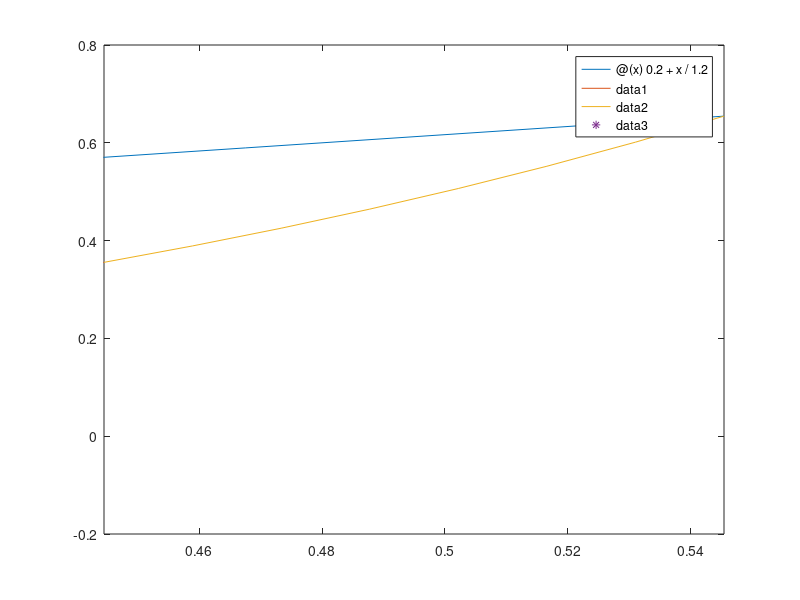

MATLAB code for this plot:
%% Y and Y1 %%
Y=zeros(123,123);
Y(1,31)=1;Y(2,59)=2;Y(3,98)=1;Y(4,87)=2;Y(5,71)=1;Y(6,123)=2;Y(7,78)=5;Y(8,80)=5;Y(9,56)=5;Y(10,49)=2;Y(11,35)=1;Y(12,41)=2;Y(13,43)=2;Y(14,44)=2;Y(15,47)=10;Y(16,53)=2;Y(17,65)=1;
Y(18,68)=5;Y(19,70)=4;Y(20,72)=5;Y(21,91)=2;Y(22,84)=1;Y(23,96)=5;Y(24,100)=2;Y(25,103)=1;Y(26,108)=1;Y(27,112)=5;Y(28,115)=1;Y(29,118)=4;Y(30,122)=0.2;Y(31,34)=5;Y(32,33)=5;
Y(33,34)=2;Y(34,38)=1;Y(35,36)=4;Y(36,37)=5;Y(37,38)=2;Y(38,39)=5;Y(39,40)=1;Y(39,41)=5;Y(41,42)=10;Y(42,43)=5;Y(42,58)=2;Y(42,54)=2;Y(44,45)=1;Y(44,46)=5;Y(46,47)=2;Y(47,48)=2;Y(47,54)=2;Y(48,49)=5;Y(49,50)=5;Y(49,51)=1;Y(51,52)=5;Y(51,53)=1;Y(54,55)=1;Y(54,74)=10;Y(55,56)=4;Y(56,57)=1;Y(58,69)=1;Y(59,60)=1;Y(59,64)=10;Y(60,61)=5;Y(61,62)=4;Y(62,63)=1;Y(63,93)=0.5;Y(64,65)=5;Y(64,66)=2;Y(66,67)=5;Y(66,68)=0.5;Y(68,69)=10;Y(69,70)=2;Y(70,71)=1;Y(72,73)=4;Y(73,77)=2;Y(73,91)=2;Y(74,75)=1;Y(75,76)=5;Y(76,77)=1;Y(77,78)=2;Y(77,79)=1;Y(79,81)=5;Y(80,81)=4;Y(81,82)=4;Y(82,83)=2;Y(82,84)=1;Y(84,85)=4;Y(85,86)=5;Y(85,119)=2;Y(87,88)=1;Y(88,89)=2;
Y(89,90)=5;Y(90,91)=1;Y(91,92)=1;Y(92,109)=1;Y(93,94)=1;Y(94,95)=4;Y(94,99)=1;Y(95,96)=2;Y(96,97)=1;Y(97,98)=5;Y(99,100)=4;Y(99,101)=5;Y(101,102)=4;Y(101,104)=5;Y(102,103)=5;Y(104,105)=2;Y(105,106)=2;Y(105,109)=1;Y(106,107)=5;Y(107,108)=2;Y(109,110)=2;Y(109,113)=1;Y(110,111)=4;Y(111,112)=5;Y(113,114)=4;Y(113,116)=1;Y(114,115)=4;Y(116,117)=4;Y(116,119)=1;Y(117,118)=1;Y(118,120)=2;Y(120,121)=4;Y(121,122)=1;Y(121,123)=1;
Y=diag((Y+Y')*ones(123,1))-Y-Y'; %% Y is obtained %%

YSS=Y(1:10,1:10); YSL=Y(1:10, 11:123); YLS=YSL';YLL=Y(11:123,11:123);
K=diag([0.5 0.5 0.5 0.5 0.5 1 1 1 1 1]);
c=ones(1,10)*K^(-1)*YSS^(-1)*K^(-1)*ones(10,1);alpha=(ones(1,10)*K^(-1)*YSS^(-1)*YSL)';
Y1=YLL-YLS*YSS^(-1)*YSL+alpha*alpha'*c^(-1); %% Y1 is obtained %%
uref=3000;

%% The feasible regions proposed in this paper under %%

fplot(@(x)0.2+x/1.2,[0, 1.2/2.2]); hold on
fplot(@(x)x/0.8-0.2,[0.16, 0.8/1.8]);
fplot(@(x)x.^2./(1-x),[0.8/1.8, 1.2/2.2]);  %% the feasible proposed in this paper %%

%% T1, T2, s and r 
lambda=1.2; %% load factor (Fig. 5 can be obtained by $\lambda=1.2$ and $\lambda=1.4$)
pL=[3*ones(31,1);6*ones(31,1);2*ones(31,1)]*10000*lambda;
pM=[1; 1; 1; 1; 1; 1; 1; 2; 2; 2; 2; 2; 2; 3; 3; 3; 3; 3; 3; 3;]*20000;
T=Y1^(-1)*diag([-pM;pL])/uref/uref;  %% T is obtained 
T1=T.*(T>0); %% T1 is obtained 
T2=-T.*(T<0); %% T2 is obtained  
s=T1*ones(113,1);r=T2*ones(113,1); %% s and r are obtained 

%% Solvability condition: (s_i, r_i) should belongs to the proposed feasible region
plot(s,r,'*')


%% power low calculation (Newton-Raphson method)
x=ones(113,1);
for i=1:5
    x=x-(eye(113)-T*diag(x)^(-2))^(-1)*(x+T*diag(x)^(-1)*ones(113,1)-ones(113,1)); 
end
error=x+T*diag(x)^(-1)*ones(113,1)-ones(113,1);
max(abs(error))  %% if the error is less than 1e-10, the equation is solvable 
max(x)  %% the highest voltage among CPD's voltage
min(x)  %% the lowest voltage among CPD's voltage
u_L=uref*x; %% CPD's voltage is obtained 

i_S=ones(1,113)*([-pM;pL]./u_L)*(ones(1,10)*K^(-1)*ones(10,1))^(-1)*K^(-1)*ones(10,1); %% Currents of DCC-DGs
i_max=[200*ones(5,1);100*ones(5,1)];

tau=ones(1,113)*([-pM;pL]./[1.2*ones(20,1);0.8*ones(93,1)])/(uref*ones(1,10)*i_max) %% if tau is less than 1, then i_S <i_max. 
